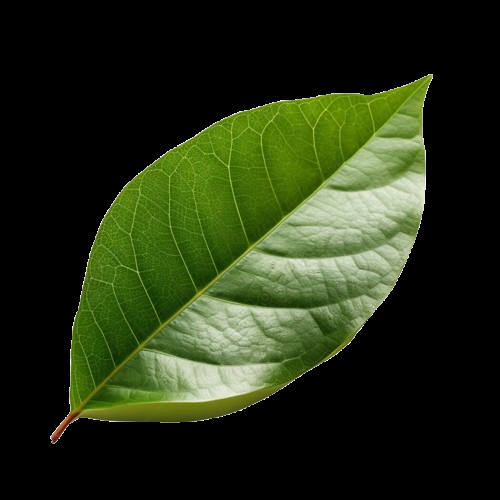
#> input picture python/jobsheet8/img/daun.png, 500 x 500 px, found by its file name
$ python 8.12transBlackHat.py
#> lines starting #> are read from the running program, lines starting #| are printed output that depends on the picture; after the words box and inside, x2 and y2 are one past the last pixel; in counts of white or black regions, pixels touching at a corner belong together
import cv2
import numpy as np

path_gambar = r"python\jobsheet8\img\daun.png"
citra = cv2.imread(path_gambar, 0)
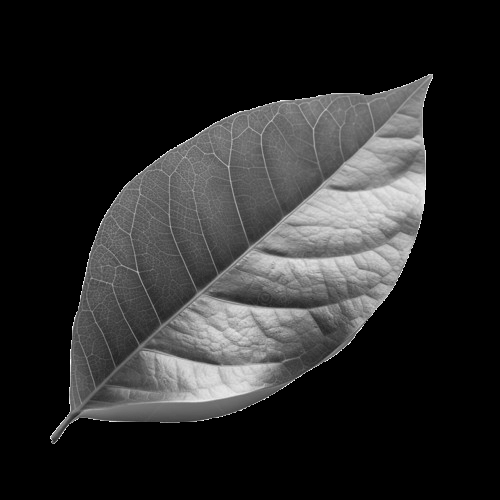
#> citra: shape (500, 500); min 0, max 255, mean 41.9

ambang, citra = cv2.threshold(citra, 160, 255, cv2.THRESH_BINARY)
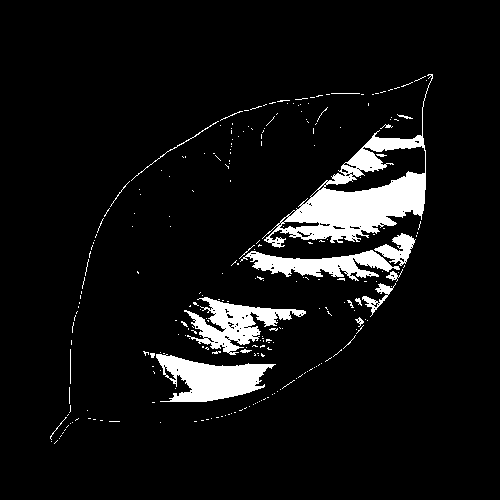
#> citra: shape (500, 500); 7.2% white; 256 white regions (234 under 20 px), largest, box (x1, y1, x2, y2) and area: (262, 74, 433, 248) 7473, (156, 354, 276, 402) 3206, (184, 297, 306, 355) 2729

citra = 255 - citra

kernel = cv2.getStructuringElement(cv2.MORPH_RECT, (7, 7))

penutupan = cv2.morphologyEx(citra, cv2.MORPH_CLOSE, kernel)
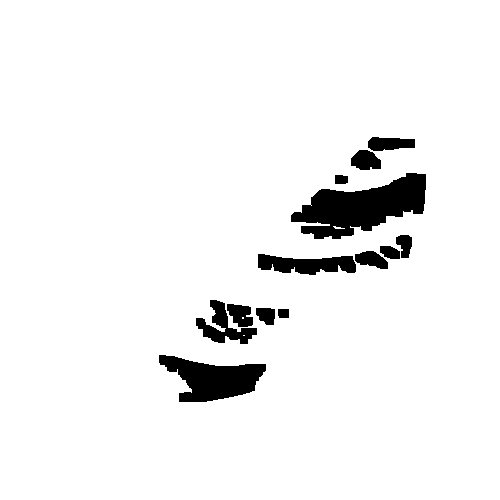
#> penutupan: shape (500, 500); 94.8% white; 13 black regions, largest, box (x1, y1, x2, y2) and area: (291, 173, 426, 239) 4933, (159, 355, 266, 402) 2931, (258, 254, 356, 275) 1381
blackhat = cv2.morphologyEx(citra, cv2.MORPH_BLACKHAT, kernel)
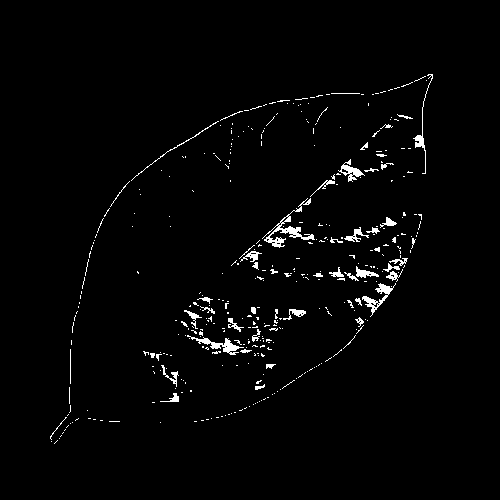
#> blackhat: shape (500, 500); 2% white in thin lines or dots, all inside (x1, y1, x2, y2) = (50, 74, 433, 444)

hasil = np.hstack((citra, penutupan, blackhat))
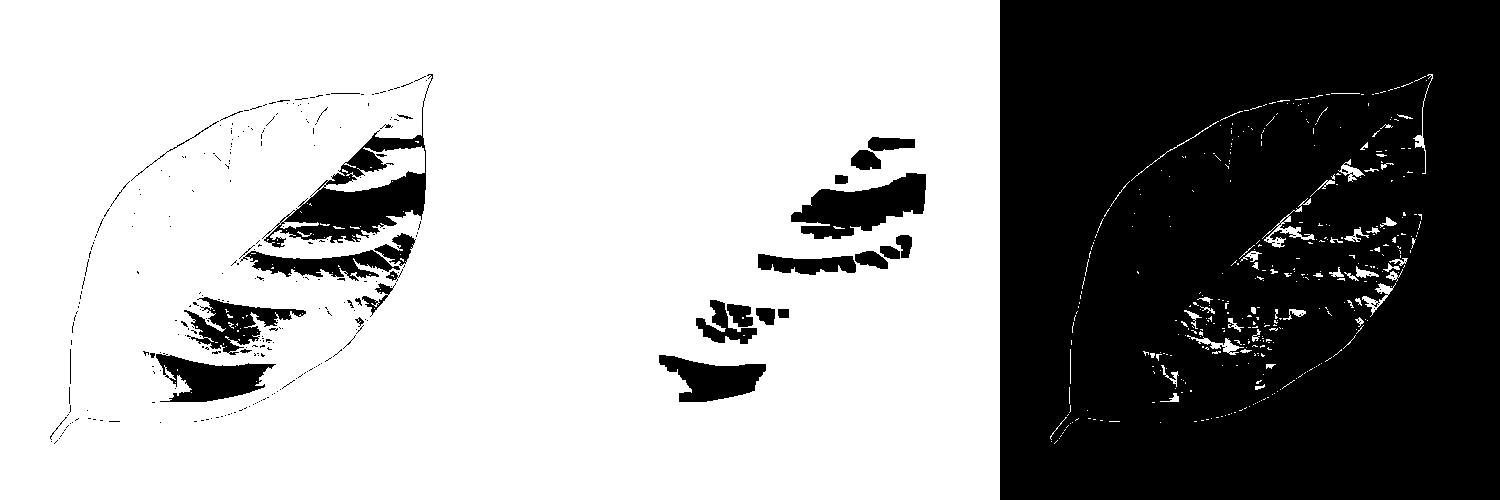
#> hasil: shape (500, 1500); 63.2% white; 288 black regions (252 under 20 px), largest, box (x1, y1, x2, y2) and area: (1000, 0, 1500, 500) 244931, (262, 74, 433, 248) 7473, (791, 173, 926, 239) 4933

cv2.imshow('Hasil', hasil)
cv2.waitKey(0)
cv2.destroyAllWindows()

$ run again, with python/jobsheet8/img/beras.png copied over python/jobsheet8/img/daun.png
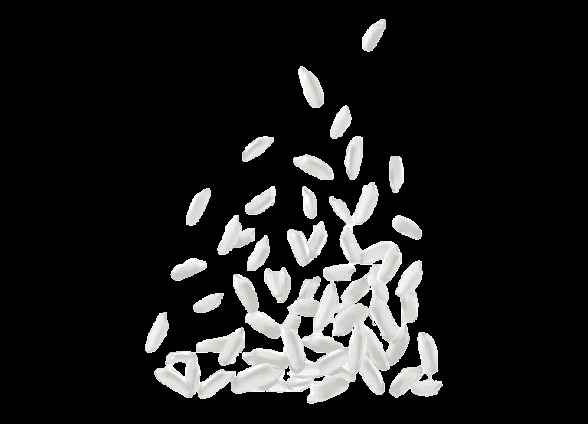
#> input picture python/jobsheet8/img/beras.png, 588 x 424 px, found by its file name
#> `ambang, citra = cv2.threshold(citra, 160, 255, cv2.THRESH_BINARY)`:
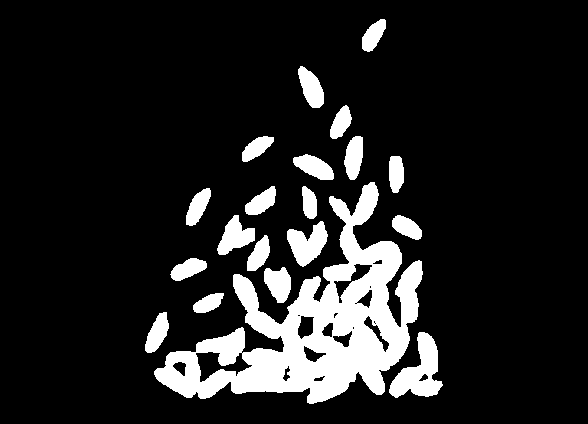
#> citra: shape (424, 588); 13.4% white; 20 white regions, largest, box (x1, y1, x2, y2) and area: (154, 182, 423, 404) 21333, (389, 332, 443, 398) 1770, (287, 221, 328, 267) 1078
#> penutupan: shape (424, 588); 86.8% white; 21 black regions, largest, box (x1, y1, x2, y2) and area: (155, 184, 409, 403) 19987, (390, 333, 441, 396) 1717, (396, 261, 422, 323) 1085
#> blackhat: shape (424, 588); 0.24% white in thin lines or dots, all inside (x1, y1, x2, y2) = (147, 19, 443, 404)
#> `hasil = np.hstack((citra, penutupan, blackhat))`:
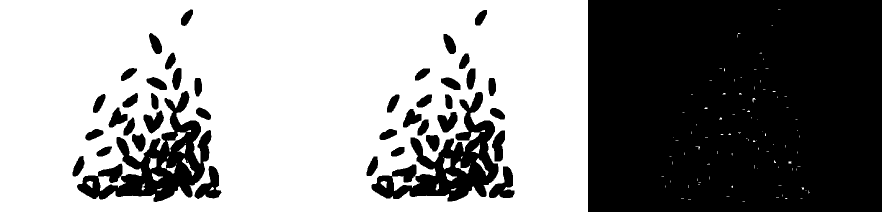
#> hasil: shape (424, 1764) (shown at 1/2 size); 57.9% white; 42 black regions, largest, box (x1, y1, x2, y2) and area: (1176, 0, 1764, 424) 248711, (154, 182, 423, 404) 21333, (743, 184, 997, 403) 19987
